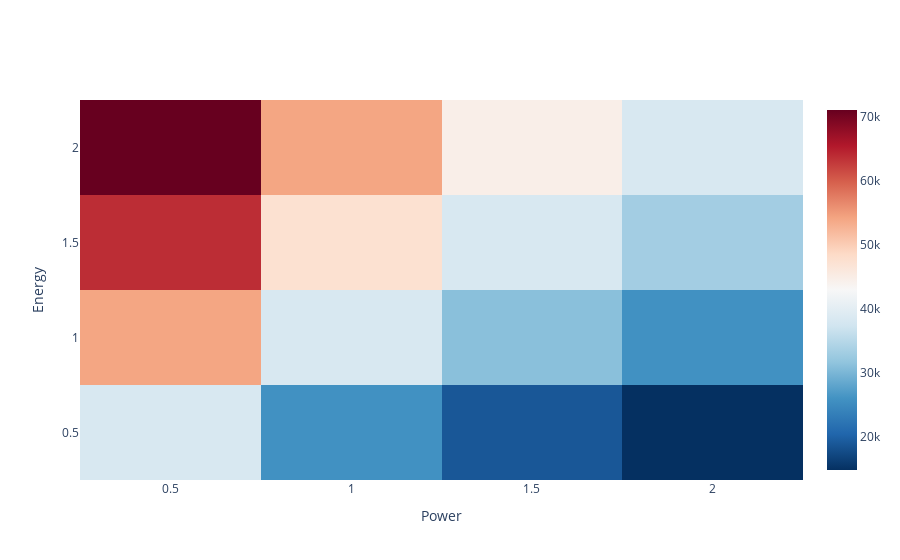

Notebook source saved alongside this figure:
### Code cell
import plotly.graph_objects as go

# Data for the heatmap
z = pivot_df.values
x = pivot_df.columns
y = pivot_df.index

# Creating the heatmap
fig = go.Figure(data=go.Heatmap(
    z=z,
    x=x,
    y=y,
    colorscale='RdBu',
    reversescale=True,  
    colorbar=dict(title='')
))

# Adding titles and labels
fig.update_layout(
    # title='Heatmap of ROI with varying Power and Energy (Reversed Energy Axis)',
    xaxis=dict(title='Power'),
    yaxis=dict(title='Energy')
)

# Display the figure
fig.show()

### Figure 1 — Plotly figure (JSON) as saved in the notebook; plotly's stock layout.template omitted (floating-point values rounded to 4 significant figures)
{"data": [{"colorbar": {"title": {"text": ""}}, "colorscale": [[0, "rgb(103,0,31)"], [0.1, "rgb(178,24,43)"], [0.2, "rgb(214,96,77)"], [0.3, "rgb(244,165,130)"], [0.4, "rgb(253,219,199)"], [0.5, "rgb(247,247,247)"], [0.6, "rgb(209,229,240)"], [0.7, "rgb(146,197,222)"], [0.8, "rgb(67,147,195)"], [0.9, "rgb(33,102,172)"], [1, "rgb(5,48,97)"]], "reversescale": true, "type": "heatmap", "x": [0.5, 1, 1.5, 2], "y": [0.5, 1, 1.5, 2], "z": [[38400.0, 25810.0, 18880.0, 14830.0], [54060.0, 38390.0, 31100.0, 25810.0], [63790.0, 47410.0, 38390.0, 33180.0], [71050.0, 54070.0, 44710.0, 38390.0]]}], "layout": {"xaxis": {"title": {"text": "Power"}}, "yaxis": {"title": {"text": "Energy"}}}}
